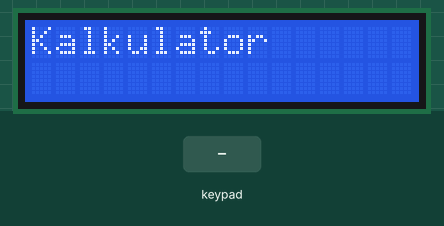
This sketch was run on a simulated Arduino Mega 2560, built with avr-gcc and run on an emulated ATmega2560. Parts: 16×2 character LCD. The inputs (shaded band) are chosen by the test bench.

Above: at 0.1 s.
2.8 s: keypad keys 7 + 5 = pressed 0.4 s apart
At 5.3 s:
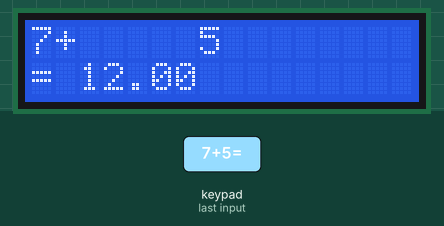
5.9 s: key '+' pressed
At 6.6 s:
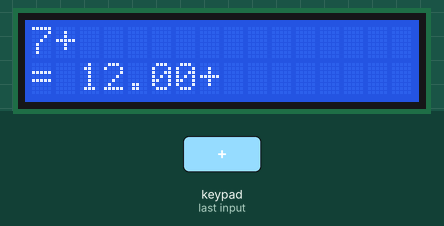
7.4 s: key '1' pressed
At 7.7 s:
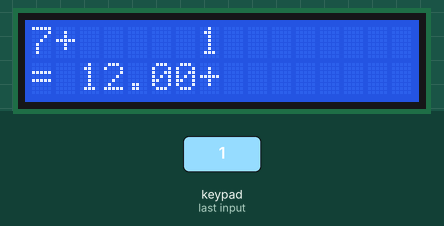
8.9 s: keypad keys 4 4 4 2 4 0 3 8 pressed 0.4 s apart
At 13.1 s:
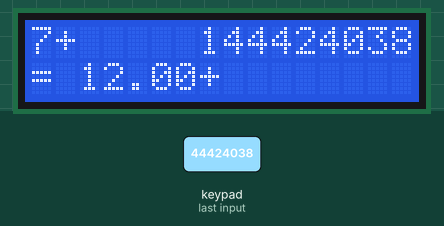
Timing chart, 0 to 14.6 s (numbered marks = the images above; inputs shaded):
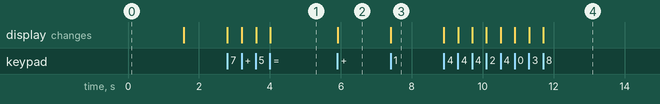

Measured:
- after the input at 2.8 s, the display: first changes at once (image 1 shows a later state)
- after the input at 5.9 s, the display: changes at once (image 2)
- after the input at 7.4 s, the display: changes at once (image 3)
- after the input at 8.9 s, the display: first changes at once (image 4 shows a later state)

The sketch:

Latihan_Kalkulator.ino
```cpp
#include <LiquidCrystal.h>
#include <Keypad.h>

#define b1 37  // biru
#define b2 39  // putih
#define b3 41  // merah
#define b4 43  // kuning

const byte ROWS = 4;  // four rows
const byte COLS = 4;  // four columns

char keypad4x4[ROWS][COLS] = {
  { '1', '2', '3', '+' },
  { '4', '5', '6', '-' },
  { '7', '8', '9', 'x' },
  { '*', '0', '=', '/' }
};

byte rowPins[ROWS] = { 44, 42, 40, 38 };
byte colPins[COLS] = { 52, 50, 48, 46 };

Keypad customKeypad = Keypad(makeKeymap(keypad4x4), rowPins, colPins, ROWS, COLS);

const int rs = 11, en = 12, d4 = 2, d5 = 3, d6 = 4, d7 = 5;
LiquidCrystal lcd(rs, en, d4, d5, d6, d7);

long input1 = 0;
long input2 = 0;
double hasil = 0;
char oper = 0;  // operator yg dipilih

long inputnomer2() {
  input2 = 0;  // reset input2 setiap kali input angka baru
  lcd.setCursor(7, 0);
  lcd.print("      "); // bersihkan bagian input kedua
  lcd.setCursor(7, 0);

  while (1) {
    char a = customKeypad.getKey();
    if (a) {
      if (a >= '0' && a <= '9') {  // digit angka
        input2 = input2 * 10 + (a - '0');
        lcd.print(a);
      } else if (a == '=') {   // tekan '=' untuk selesai input
        break;
      }
    }
  }
  return input2;
}

void setup() {
  lcd.begin(16, 2);
  lcd.clear();
  lcd.print("Kalkulator");
  delay(1500);
  lcd.clear();
  lcd.setCursor(0,0);
}

void loop() {
  char a = customKeypad.getKey();

  if (a) {
    if (a >= '0' && a <= '9') {
      input1 = input1 * 10 + (a - '0');
      lcd.print(a);
    } else if (a == '+' || a == '-' || a == 'x' || a == '/') {
      oper = a;
      lcd.print(a);
      input2 = inputnomer2();

      if (oper == '+') hasil = input1 + input2;
      else if (oper == '-') hasil = input1 - input2;
      else if (oper == 'x') hasil = input1 * input2;
      else if (oper == '/') {
        if (input2 != 0) hasil = (double)input1 / input2;
        else {
          lcd.clear();
          lcd.print("Error: Div 0");
          delay(2000);
          lcd.clear();
          input1 = 0; input2 = 0; hasil = 0;
          return;
        }
      }

      lcd.setCursor (0,1);
      lcd.print("= ");
      lcd.print(hasil);
      input1 = hasil;  // siap untuk operasi selanjutnya
      input2 = 0;
      oper = 0;
    } else if (a == '*') {  // tombol * untuk reset
      lcd.clear();
      input1 = 0;
      input2 = 0;
      hasil = 0;
      lcd.clear();
    }
  }
}
```
